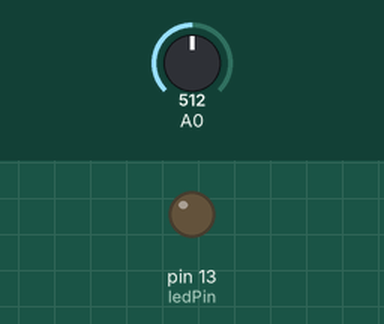
Bench run of a sketch on a simulated Arduino Uno, built with avr-gcc and run on an emulated ATmega328P. On the bench: output pins drawn as LEDs (lit = HIGH). The inputs (shaded band) are chosen by the test bench; at power-on: A0 = 512. Random numbers use the default seed unless the sketch sets one; pins used as bus, display or sensor lines are not drawn.

Above: at 0.1 s.
At 1.41 s:
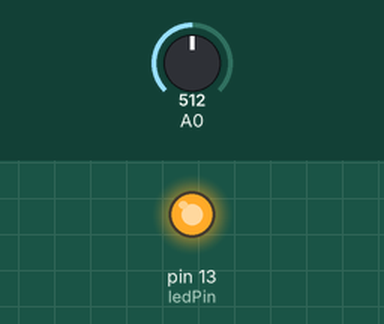
Timing chart, 0 to 3.0 s (numbered marks = the images above):
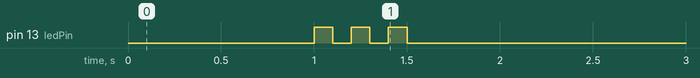

The sketch:

sketch_dec22a.ino
```cpp
/*
 * Button.pde
 */
const int ledPin = 13;

const int col1 = 8;
const int col2 = 7;
const int col3 = 6;
const int col4 = 5;

const int row1 = 12;
const int row2 = 11;
const int row3 = 10;
const int row4 = 9;


boolean ledCols[] = {0,    0,0,0,0};
boolean ledRows[] = {0,    0,0,0,0};


void setup() {
  Serial.begin(9600);
  randomSeed(analogRead(0));

  pinMode(ledPin, OUTPUT);

  pinMode(row1, OUTPUT);
  pinMode(row2, OUTPUT);
  pinMode(row3, OUTPUT);
  pinMode(row4, OUTPUT);
  pinMode(col1, OUTPUT);
  pinMode(col2, OUTPUT);
  pinMode(col3, OUTPUT);
  pinMode(col4, OUTPUT);
  delay(1000);
  digitalWrite(ledPin, HIGH);
  delay(100);
  digitalWrite(ledPin,LOW);
  delay(100);
  digitalWrite(ledPin, HIGH);
  delay(100);
  digitalWrite(ledPin,LOW);
  delay(100);
  digitalWrite(ledPin, HIGH);
  delay(100);
  digitalWrite(ledPin,LOW);
  delay(100);


}

void loop() {


  digitalWrite(col1,ledCols[1]);
  digitalWrite(col2,ledCols[2]);
  digitalWrite(col3,ledCols[3]);
  digitalWrite(col4,ledCols[4]);

  digitalWrite(row1,ledRows[1]);
  digitalWrite(row2,ledRows[2]);
  digitalWrite(row3,ledRows[3]);
  digitalWrite(row4,ledRows[4]);

  delay(50);
  randomSeed(analogRead(0));
  for(int i=0; i<4; i++) {
    boolean shift = random(0,2);

    ledCols[i] = ledCols[i] ^ shift;
      for(int j=0; j<4; j++) {

        ledRows[j] = ledRows[j] ^ shift;
      }

  }
}
```
